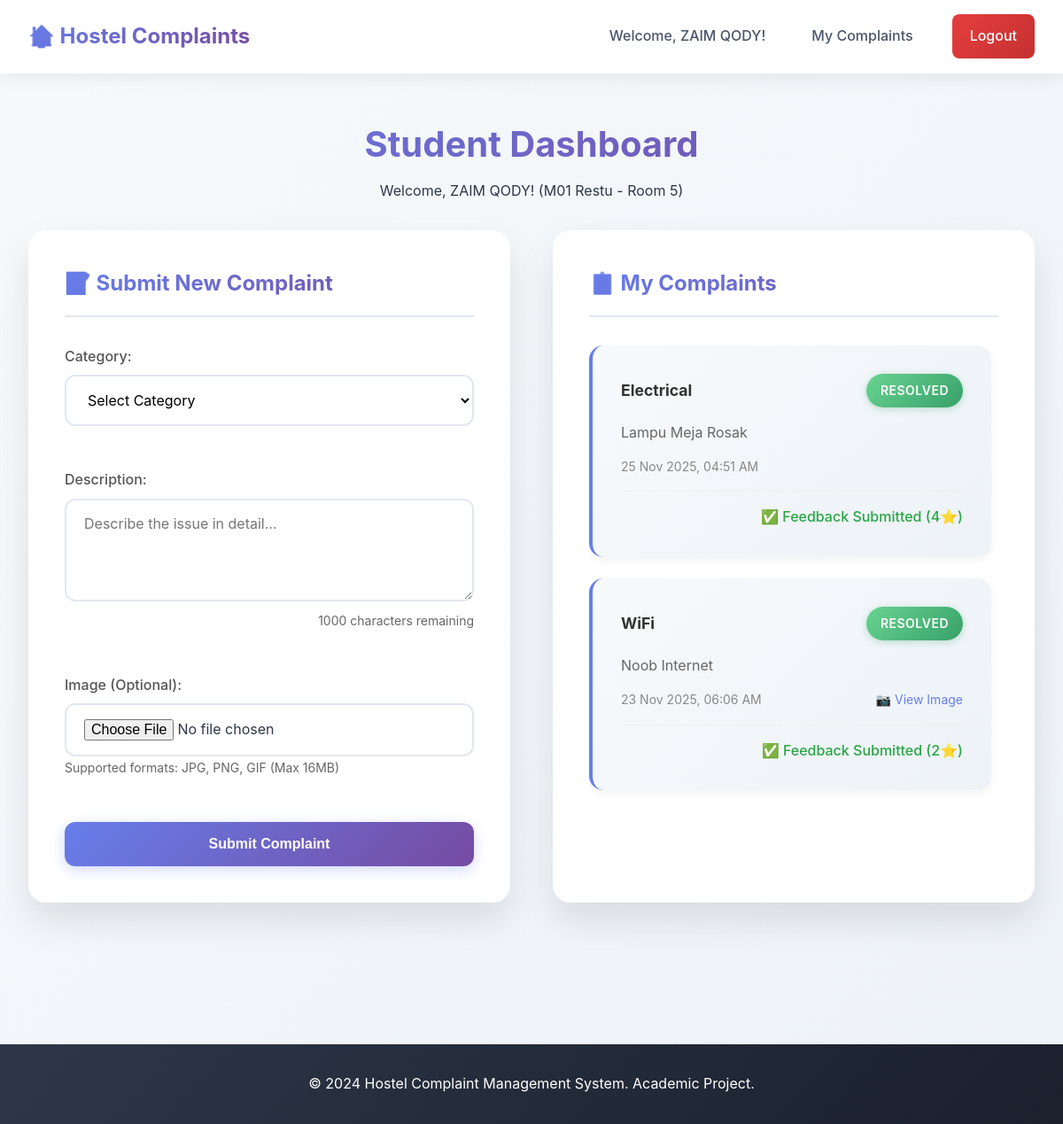
The app's page /student_dashboard (signed in) with its own data.
### models.py (models this page shows, shortened)
class User(db.Model):
    id = db.Column(db.Integer, primary_key=True)
    name = db.Column(db.String(100), nullable=False)
    email = db.Column(db.String(120), unique=True, nullable=False)
    password = db.Column(db.String(200), nullable=False)
    hostel = db.Column(db.String(100), nullable=False)
    room_no = db.Column(db.String(20), nullable=False)
    role = db.Column(db.String(20), nullable=False, default='student')  # 'student' or 'admin'
    created_at = db.Column(db.DateTime, default=datetime.utcnow)
    complaints = db.relationship('Complaint', backref='user', lazy=True)

class Complaint(db.Model):
    id = db.Column(db.Integer, primary_key=True)
    user_id = db.Column(db.Integer, db.ForeignKey('user.id'), nullable=False)
    category = db.Column(db.String(100), nullable=False)  # e.g., 'Electrical', 'Plumbing', 'WiFi', etc.
    description = db.Column(db.Text, nullable=False)
    image_path = db.Column(db.String(200), nullable=True)  # Optional image attachment
    status = db.Column(db.String(20), nullable=False, default='Pending')  # 'Pending', 'In Progress', 'Resolved'
    created_at = db.Column(db.DateTime, default=datetime.utcnow)
    feedback = db.relationship('Feedback', backref='complaint', lazy=True, uselist=False)

class Feedback(db.Model):
    id = db.Column(db.Integer, primary_key=True)
    complaint_id = db.Column(db.Integer, db.ForeignKey('complaint.id'), nullable=False)
    rating = db.Column(db.Integer, nullable=False)  # 1-5 star rating
    comment = db.Column(db.Text, nullable=True)
    submitted_at = db.Column(db.DateTime, default=datetime.utcnow)

### app.py (the view)
@app.route('/student_dashboard')
@login_required
def student_dashboard():
    user = User.query.get(session['user_id'])
    if user.role == 'admin':
        return redirect(url_for('admin_dashboard'))
    complaints = Complaint.query.filter_by(user_id=user.id).order_by(Complaint.created_at.desc()).all()
    return render_template('student_dashboard.html', user=user, complaints=complaints)

### app.py (called while the page is built)
def login_required(f):
    from functools import wraps
    @wraps(f)
    def decorated_function(*args, **kwargs):
        if 'user_id' not in session:
            flash('Please log in to access this page.', 'error')
            return redirect(url_for('index'))
        return f(*args, **kwargs)
    return decorated_function

### templates/student_dashboard.html (shortened to what this page needs)
{% extends "base.html" %}
{% block content %}
<div class="dashboard-container">
    <div class="dashboard-header">
        <h1>Student Dashboard</h1>
        <p>Welcome, {{ user.name }}! ({{ user.hostel }} - Room {{ user.room_no }})</p>
    </div>
    <div class="dashboard-grid">
        <div class="dashboard-card">
            <h2>📝 Submit New Complaint</h2>
            <form method="POST" action="{{ url_for('submit_complaint') }}" enctype="multipart/form-data" class="complaint-form">
                <div class="form-group">
                    <label for="category">Category:</label>
                    <select id="category" name="category" required>
                        <option value="">Select Category</option>
                    </select>
                </div>
                <div class="form-group">
                    <label for="description">Description:</label>
                    <textarea id="description" name="description" rows="4" placeholder="Describe the issue in detail..." required></textarea>
                </div>
                <div class="form-group">
                    <label for="image">Image (Optional):</label>
                    <input type="file" id="image" name="image" accept="image/*">
                    <small>Supported formats: JPG, PNG, GIF (Max 16MB)</small>
                </div>
                <button type="submit" class="btn btn-primary">Submit Complaint</button>
            </form>
        </div>
        <div class="dashboard-card">
            <h2>📋 My Complaints</h2>
            {% if complaints %}
                <div class="complaints-list">
                    {% for complaint in complaints %}
                    <div class="complaint-item">
                        <div class="complaint-header">
                            <h3>{{ complaint.category }}</h3>
                            <span class="status-badge status-{{ complaint.status.lower().replace(' ', '-') }}">
                                {{ complaint.status }}
                            </span>
                        </div>
                        <p class="complaint-description">{{ complaint.description }}</p>
                        <div class="complaint-meta">
                            <span class="complaint-date">{{ complaint.created_at.strftime('%d %b %Y, %I:%M %p') }}</span>
                            {% if complaint.image_path %}
                                <a href="{{ url_for('static', filename='uploads/' + complaint.image_path) }}" target="_blank" class="complaint-image">📷 View Image</a>
                            {% endif %}
                        </div>
                        {% if complaint.status == 'Resolved' %}
                            <div class="complaint-actions">
                                {% if complaint.feedback %}
                                    <span class="feedback-submitted">✅ Feedback Submitted ({{ complaint.feedback.rating }}⭐)</span>
                                {% else %}
                                    <a href="{{ url_for('feedback_form', complaint_id=complaint.id) }}" class="btn btn-secondary">Provide Feedback</a>
                                {% endif %}
                            </div>
                        {% endif %}
                    </div>
                    {% endfor %}
                </div>
            {% else %}
                <div class="empty-state">
                    <p>No complaints submitted yet.</p>
                    <p>Use the form on the left to submit your first complaint!</p>
                </div>
            {% endif %}
        </div>
    </div>
</div>
{% endblock %}

### templates/base.html (shortened to what this page needs)
<!DOCTYPE html>
<html lang="en">
<head>
    <link rel="stylesheet" href="{{ url_for('static', filename='css/style.css') }}">
</head>
<body>
    <nav class="navbar">
        <div class="nav-container">
            <div class="nav-brand">
                <h2>🏠 Hostel Complaints</h2>
            </div>
            <div class="nav-menu">
                {% if session.user_id %}
                    <span class="nav-welcome">Welcome, {{ session.user_name }}!</span>
                    {% if session.user_role == 'admin' %}
                        <a href="{{ url_for('admin_dashboard') }}" class="nav-link">Admin Dashboard</a>
                    {% else %}
                        <a href="{{ url_for('student_dashboard') }}" class="nav-link">My Complaints</a>
                    {% endif %}
                    <a href="{{ url_for('logout') }}" class="nav-link logout">Logout</a>
                {% else %}
                    <a href="{{ url_for('index') }}" class="nav-link">Login</a>
                {% endif %}
            </div>
        </div>
    </nav>
    <main class="main-content">
        {% block content %}{% endblock %}
    </main>
    <footer class="footer">
        <div class="footer-content">
            <p>&copy; 2024 Hostel Complaint Management System. Academic Project.</p>
        </div>
    </footer>
</body>
</html>

### records on screen
User: user_name "ZAIM QODY", name "ZAIM QODY", hostel "M01 Restu", room_no "5"
Complaint: category "Electrical", status "RESOLVED", description "Lampu Meja Rosak", created_at "25 Nov 2025, 04:51 AM", feedback.rating "4"
Complaint: category "WiFi", status "RESOLVED", description "Noob Internet", created_at "23 Nov 2025, 06:06 AM", feedback.rating "2"
